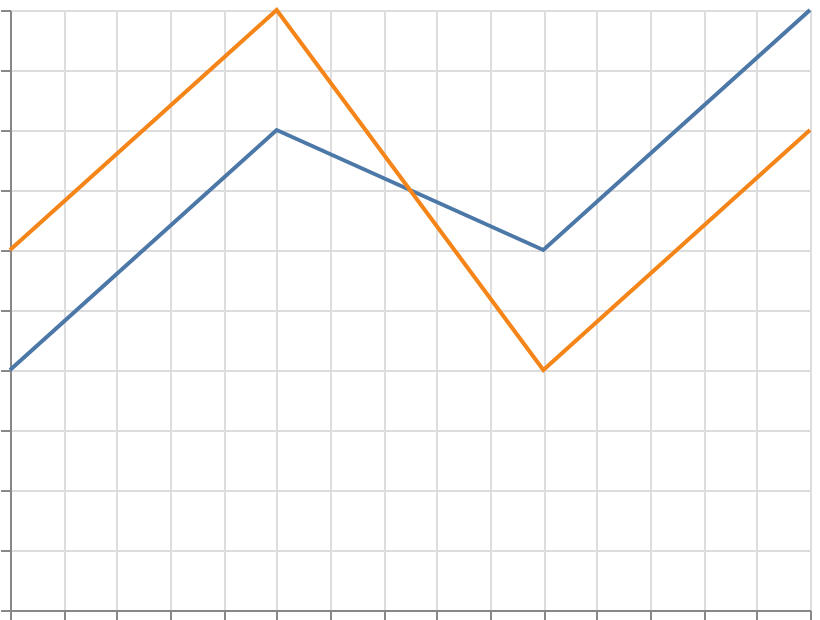

The Vega-Lite source for this figure:
### Vega-Lite specification from a JSON file in a GitHub repository (floating-point values rounded to 4 significant figures)
{"$schema": "https://vega.github.io/schema/vega-lite/v6.json", "width": 400, "height": 300, "padding": 5, "autosize": "none", "data": {"name": "table", "values": [{"x": 1, "y": 2, "z": 3}, {"x": 2, "y": 4, "z": 5}, {"x": 3, "y": 3, "z": 2}, {"x": 4, "y": 5, "z": 4}]}, "layer": [{"mark": {"type": "line", "stroke": "#4c78a8", "strokeWidth": 2}, "encoding": {"x": {"field": "x", "type": "quantitative"}, "y": {"field": "y", "type": "quantitative"}}}, {"mark": {"type": "line", "stroke": "#f58518", "strokeWidth": 2}, "encoding": {"x": {"field": "x", "type": "quantitative"}, "y": {"field": "z", "type": "quantitative"}}}]}
